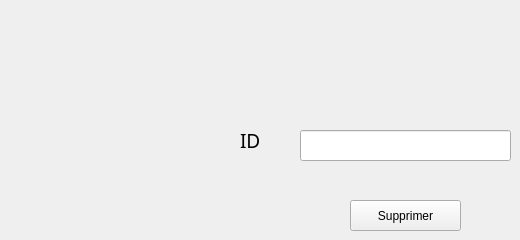
        <widget class="QWidget" name="tab_4">
         <attribute name="title">
          <string>Supprimer un rapport</string>
         </attribute>
         <widget class="QLabel" name="label_21">
          <property name="geometry">
           <rect>
            <x>240</x>
            <y>130</y>
            <width>51</width>
            <height>21</height>
           </rect>
          </property>
          <property name="font">
           <font>
            <family>Bell MT</family>
            <pointsize>14</pointsize>
            <italic>false</italic>
            <bold>false</bold>
           </font>
          </property>
          <property name="text">
           <string>ID</string>
          </property>
         </widget>
         <widget class="QPushButton" name="pushButton_supprimer">
          <property name="geometry">
           <rect>
            <x>350</x>
            <y>200</y>
            <width>111</width>
            <height>31</height>
           </rect>
          </property>
          <property name="cursor">
           <cursorShape>PointingHandCursor</cursorShape>
          </property>
          <property name="styleSheet">
           <string notr="true"/>
          </property>
          <property name="text">
           <string>Supprimer</string>
          </property>
         </widget>
         <widget class="QLineEdit" name="lineEdit_supp">
          <property name="geometry">
           <rect>
            <x>300</x>
            <y>130</y>
            <width>211</width>
            <height>31</height>
           </rect>
          </property>
         </widget>
        </widget>
